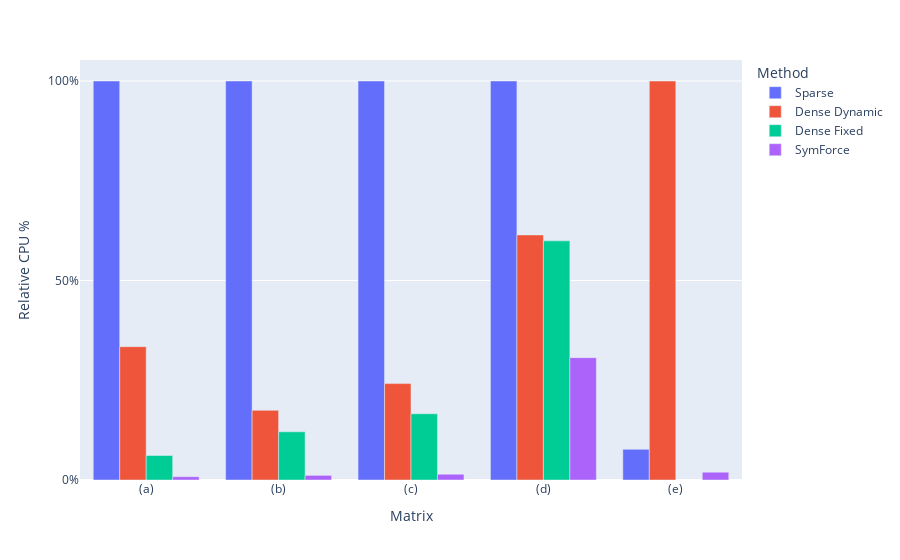

Source (notebook cell):
### Code cell
fig = ex.bar(df[df.scalar == "double"], x="mat", y="cpu", color="test", barmode="group",
       labels={"test": "Method", "mat": "Matrix", "cpu": "Relative CPU %"},
       category_orders={"test": ["Sparse", "Dense Dynamic", "Dense Fixed", "SymForce"]})
fig.update_layout(
    yaxis = dict(
        tickmode = 'array',
        tickvals = [0, 0.5, 1.0],
        ticktext = ['0%', "50%", "100%"]
    ),
    xaxis = dict(
        tickmode = 'array',
        tickvals = [0, 1, 2, 3, 4],
        ticktext = ['(a)', '(b)', '(c)', '(d)', '(e)']
    )

)
fig.show()

### Figure 1 — Plotly figure (JSON) as saved in the notebook; plotly's stock layout.template omitted (floating-point values rounded to 4 significant figures)
{"data": [{"alignmentgroup": "True", "hovertemplate": "Method=Sparse<br>Matrix=%{x}<br>Relative CPU %=%{y}<extra></extra>", "legendgroup": "Sparse", "marker": {"color": "#636efa", "pattern": {"shape": ""}}, "name": "Sparse", "offsetgroup": "Sparse", "orientation": "v", "showlegend": true, "textposition": "auto", "type": "bar", "x": ["b1_ss", "Tina_DisCog", "n3c4_b2", "bibd_9_3", "lp_sc105"], "xaxis": "x", "y": [1, 1, 1, 1, 0.07697], "yaxis": "y"}, {"alignmentgroup": "True", "hovertemplate": "Method=Dense Dynamic<br>Matrix=%{x}<br>Relative CPU %=%{y}<extra></extra>", "legendgroup": "Dense Dynamic", "marker": {"color": "#EF553B", "pattern": {"shape": ""}}, "name": "Dense Dynamic", "offsetgroup": "Dense Dynamic", "orientation": "v", "showlegend": true, "textposition": "auto", "type": "bar", "x": ["b1_ss", "Tina_DisCog", "n3c4_b2", "bibd_9_3", "lp_sc105"], "xaxis": "x", "y": [0.3341, 0.1745, 0.2417, 0.6142, 1], "yaxis": "y"}, {"alignmentgroup": "True", "hovertemplate": "Method=Dense Fixed<br>Matrix=%{x}<br>Relative CPU %=%{y}<extra></extra>", "legendgroup": "Dense Fixed", "marker": {"color": "#00cc96", "pattern": {"shape": ""}}, "name": "Dense Fixed", "offsetgroup": "Dense Fixed", "orientation": "v", "showlegend": true, "textposition": "auto", "type": "bar", "x": ["b1_ss", "Tina_DisCog", "n3c4_b2", "bibd_9_3"], "xaxis": "x", "y": [0.06136, 0.1207, 0.166, 0.5994], "yaxis": "y"}, {"alignmentgroup": "True", "hovertemplate": "Method=SymForce<br>Matrix=%{x}<br>Relative CPU %=%{y}<extra></extra>", "legendgroup": "SymForce", "marker": {"color": "#ab63fa", "pattern": {"shape": ""}}, "name": "SymForce", "offsetgroup": "SymForce", "orientation": "v", "showlegend": true, "textposition": "auto", "type": "bar", "x": ["b1_ss", "Tina_DisCog", "n3c4_b2", "bibd_9_3", "lp_sc105"], "xaxis": "x", "y": [0.008222, 0.01161, 0.01447, 0.3067, 0.01954], "yaxis": "y"}], "layout": {"barmode": "group", "legend": {"title": {"text": "Method"}, "tracegroupgap": 0}, "margin": {"t": 60}, "xaxis": {"anchor": "y", "domain": [0, 1], "tickmode": "array", "ticktext": ["(a)", "(b)", "(c)", "(d)", "(e)"], "tickvals": [0, 1, 2, 3, 4], "title": {"text": "Matrix"}}, "yaxis": {"anchor": "x", "domain": [0, 1], "tickmode": "array", "ticktext": ["0%", "50%", "100%"], "tickvals": [0, 0.5, 1], "title": {"text": "Relative CPU %"}}}}
